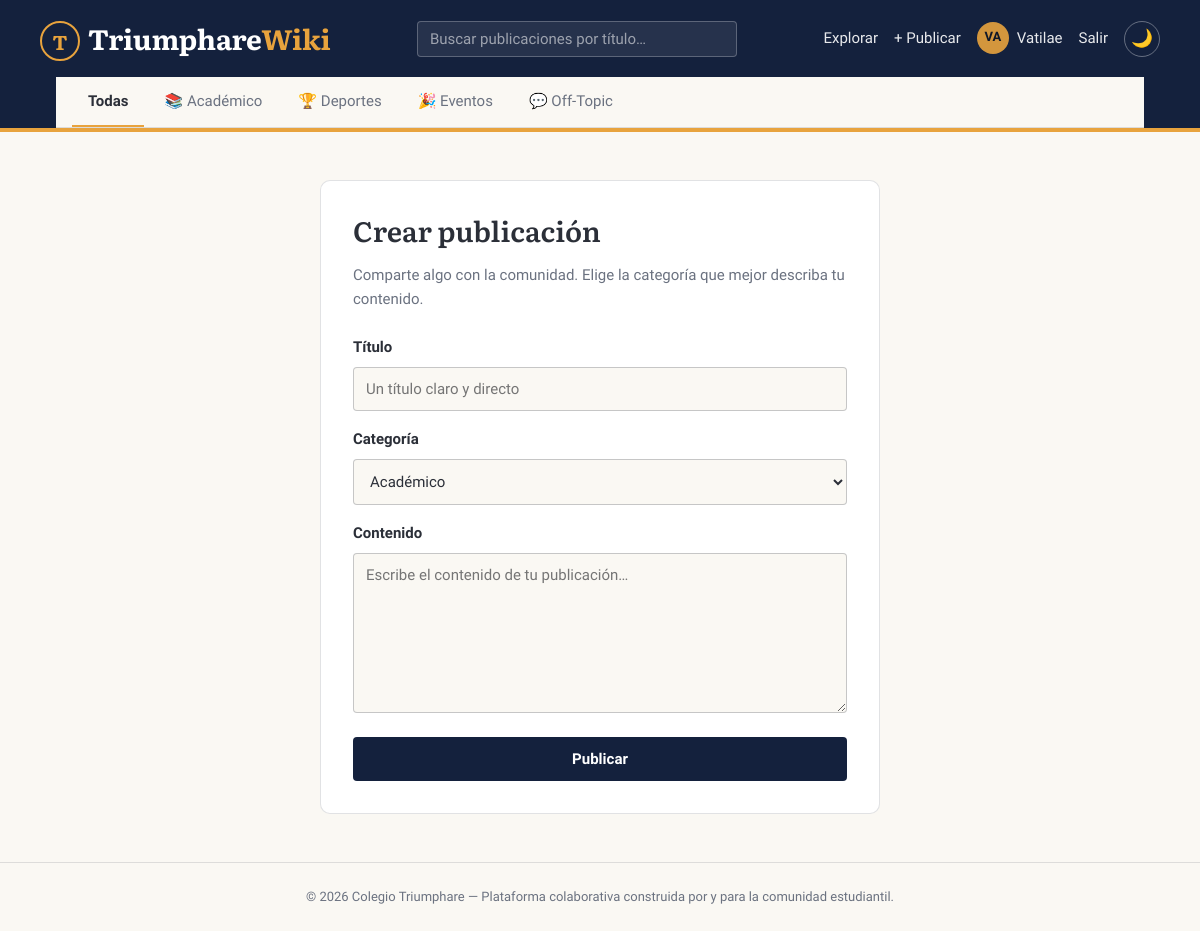
Page /post/nuevo (signed in) on the committed database.
### models.py (models this page shows, shortened)
class User(UserMixin, db.Model):
    __tablename__ = "usuarios"
    id = db.Column(db.Integer, primary_key=True)
    username = db.Column(db.String(30), unique=True, nullable=False, index=True)
    email = db.Column(db.String(120), unique=True, nullable=False, index=True)
    password_hash = db.Column(db.String(255), nullable=False)
    nombre_completo = db.Column(db.String(120), nullable=True)
    grado_seccion = db.Column(db.String(40), nullable=True)  # ej. "5to Año - Sección B"
    bio = db.Column(db.String(280), nullable=True)
    avatar_color = db.Column(db.String(7), default="#14213D")  # color de respaldo si no hay foto
    prestige_points = db.Column(db.Integer, default=0, nullable=False)
    fecha_registro = db.Column(db.DateTime, default=ahora_utc)
    es_admin = db.Column(db.Boolean, default=False)
    posts = db.relationship("Post", backref="autor", lazy="dynamic", cascade="all, delete-orphan")
    comentarios = db.relationship("Comment", backref="autor", lazy="dynamic", cascade="all, delete-orphan")
    likes = db.relationship("Like", backref="usuario", lazy="dynamic", cascade="all, delete-orphan")
    @property
    def iniciales(self):
        base = self.nombre_completo or self.username
        partes = base.strip().split()
        if len(partes) >= 2:
            return (partes[0][0] + partes[1][0]).upper()
        return base[:2].upper()

class Category(db.Model):
    __tablename__ = "categorias"
    id = db.Column(db.Integer, primary_key=True)
    nombre = db.Column(db.String(50), unique=True, nullable=False)
    slug = db.Column(db.String(50), unique=True, nullable=False)
    icono = db.Column(db.String(10), default="📌")  # emoji/ícono representativo
    color = db.Column(db.String(7), default="#14213D")  # color de acento de la categoría
    descripcion = db.Column(db.String(160), nullable=True)
    posts = db.relationship("Post", backref="categoria", lazy="dynamic")

### app.py (the view, shortened to what this page needs)
    @app.route("/post/nuevo", methods=["GET", "POST"])
    @login_required
    def crear_post():
        form = PostForm()
        form.categoria_id.choices = [
            (c.id, c.nombre) for c in Category.query.order_by(Category.nombre.asc()).all()
        ]
        return render_template("crear_post.html", form=form)

### forms.py
class PostForm(FlaskForm):
    titulo = StringField(
        "Título",
        validators=[DataRequired(message="El título es obligatorio."), Length(max=150)],
    )
    categoria_id = SelectField("Categoría", coerce=int, validators=[DataRequired()])
    contenido = TextAreaField(
        "Contenido",
        validators=[DataRequired(message="Escribe el contenido de tu publicación."), Length(min=10)],
    )

### app.py (called while the page is built)
def create_app(config_name=None):
    app = Flask(__name__, instance_relative_config=True)
    config_name = config_name or os.environ.get("FLASK_ENV", "development")
    app.config.from_object(config_by_name.get(config_name, "development"))
    os.makedirs(app.instance_path, exist_ok=True)
    db.init_app(app)
    login_manager.init_app(app)
    csrf.init_app(app)
    migrate.init_app(app, db)
    @app.context_processor
    def inyectar_globales():
        return {
            "nombre_institucion": app.config["NOMBRE_INSTITUCION"],
            "categorias_nav": Category.query.order_by(Category.nombre.asc()).all(),
            "anio_actual": datetime.now().year,
        }
    registrar_rutas(app)
    registrar_manejadores_error(app)
    return app

### models.py (called while the page is built)
@login_manager.user_loader
def load_user(user_id):
    return db.session.get(User, int(user_id))

### templates/crear_post.html (shortened to what this page needs)
{% extends "base.html" %}
{% block contenido %}
  <div class="tarjeta-formulario">
    <h1>Crear publicación</h1>
    <p class="subtitulo">Comparte algo con la comunidad. Elige la categoría que mejor describa tu contenido.</p>
    <form method="POST" action="{{ url_for('crear_post') }}" novalidate>
      <div class="campo-formulario">
        {{ form.titulo.label }}
        {{ form.titulo(placeholder="Un título claro y directo") }}
      </div>
      <div class="campo-formulario">
        {{ form.categoria_id.label }}
        {{ form.categoria_id() }}
      </div>
      <div class="campo-formulario">
        {{ form.contenido.label }}
        {{ form.contenido(placeholder="Escribe el contenido de tu publicación…") }}
      </div>
      <button type="submit" class="boton boton-primario boton-ancho-completo">Publicar</button>
    </form>
  </div>
{% endblock %}

### templates/base.html (shortened to what this page needs)
<!DOCTYPE html>
<html lang="es">
<head>
  <link rel="stylesheet" href="{{ url_for('static', filename='css/themes.css') }}">
  <link rel="stylesheet" href="{{ url_for('static', filename='css/style.css') }}">
</head>
<body>
  <header class="masthead">
    <div class="contenedor masthead__barra">
      <a href="{{ url_for('index') }}" class="marca">
        <span class="marca__escudo">T</span>
        <span class="marca__texto">Triumphare<span>Wiki</span></span>
      </a>
      <div class="buscador">
        <input type="text" id="input-busqueda" placeholder="Buscar publicaciones por título…" autocomplete="off">
      </div>
      <nav class="masthead__nav">
        <a class="enlace-nav" href="{{ url_for('explorar') }}">Explorar</a>
        {% if current_user.is_authenticated %}
          <a class="enlace-nav" href="{{ url_for('crear_post') }}">+ Publicar</a>
          <a class="enlace-nav usuario-chip" href="{{ url_for('perfil', username=current_user.username) }}">
            <span class="avatar-inicial">{{ current_user.iniciales }}</span>
            {{ current_user.username }}
          </a>
          <a class="enlace-nav" href="{{ url_for('logout') }}">Salir</a>
        {% else %}
          <a class="enlace-nav" href="{{ url_for('login') }}">Iniciar sesión</a>
          <a class="enlace-nav" href="{{ url_for('registro') }}">Registrarme</a>
        {% endif %}
        <button type="button" id="boton-tema" class="boton-tema" title="Cambiar tema" aria-label="Cambiar entre modo claro y oscuro">🌙</button>
      </nav>
    </div>
    <div class="contenedor">
      <div class="pestanas-categoria">
        <a href="{{ url_for('explorar') }}"
           class="pestana {% if not request.args.get('categoria') or request.args.get('categoria') == 'todas' %}activa{% endif %}">
          Todas
        </a>
        {% for cat in categorias_nav %}
          <a href="{{ url_for('explorar', categoria=cat.slug) }}"
             class="pestana {% if request.args.get('categoria') == cat.slug %}activa{% endif %}"
             style="--pestana-color: {{ cat.color }};">
            {{ cat.icono }} {{ cat.nombre }}
          </a>
        {% endfor %}
      </div>
    </div>
  </header>
  <div class="contenedor alertas">
  </div>
  <main class="principal">
    <div class="contenedor">
      {% block contenido %}{% endblock %}
    </div>
  </main>
  <footer class="pie-pagina">
    <div class="contenedor">
      © {{ anio_actual }} {{ nombre_institucion }} — Plataforma colaborativa construida por y para la comunidad estudiantil.
    </div>
  </footer>
</body>
</html>

### static/css/themes.css (style rules this page uses)
:root { --tinta-900: #0f1626; --tinta-700: #14213d; --tinta-500: #2a3a63; --papel-50: #faf8f3; --papel-100: #f2efe6; --dorado-500: #e8a33d; --dorado-600: #c9861f; --bosque-500: #2e8b77; --ciruela-500: #8c5aa8; --grafito-700: #2b2f38; --grafito-400: #6b7280; --rojo-señal: #c0392b; --fuente-display: "Literata", Georgia, "Times New Roman", serif; --fuente-cuerpo: "Work Sans", "Segoe UI", system-ui, -apple-system, sans-serif; --tam-xs: 0.8125rem; --tam-sm: 0.9375rem; --tam-base: 1rem; --tam-lg: 1.25rem; --tam-xl: 1.75rem; --tam-2xl: 2.5rem; --espacio-1: 0.25rem; --espacio-2: 0.5rem; --espacio-3: 0.75rem; --espacio-4: 1rem; --espacio-6: 1.5rem; --espacio-8: 2rem; --espacio-12: 3rem; --radio-sutil: 4px; --radio-medio: 10px; --borde-ancho-acento: 4px; --sombra-flotante: 0 10px 30px -12px rgba(15, 22, 38, 0.35); --transicion-rapida: 150ms ease; --transicion-media: 260ms cubic-bezier(0.4, 0, 0.2, 1); --color-fondo: var(--papel-50); --color-fondo-elevado: #ffffff; --color-superficie: var(--papel-100); --color-texto: var(--grafito-700); --color-texto-suave: var(--grafito-400); --color-marca: var(--tinta-700); --color-marca-suave: var(--tinta-500); --color-acento: var(--dorado-500); --color-positivo: var(--bosque-500); --color-borde: rgba(15, 22, 38, 0.12); --color-borde-fuerte: rgba(15, 22, 38, 0.22); --color-header-texto: #ffffff; }

### rows in the picture
User: iniciales "VA", username "Vatilae"
Category: icono "📚", nombre "Académico"
Category: icono "🏆", nombre "Deportes"
Category: icono "🎉", nombre "Eventos"
Category: icono "💬", nombre "Off-Topic"

### other values in the picture
{{ nombre_institucion }} "Colegio Triumphare"
